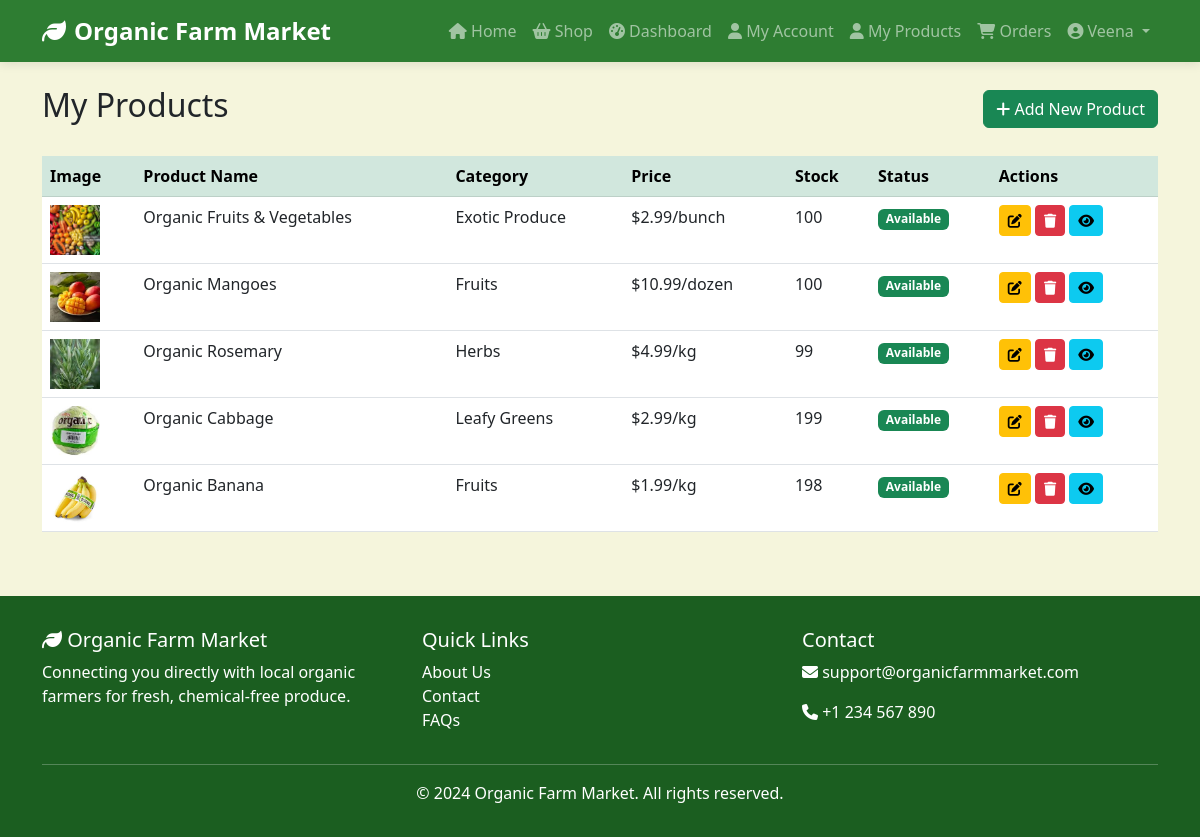
/products/farmer/products/ (signed in), run on the app's committed database.
### accounts/models.py (models this page shows, shortened)
class User(AbstractUser):
    USER_TYPE_CHOICES = (
        ('customer', 'Customer'),
        ('farmer', 'Farmer'),
    )
    user_type = models.CharField(max_length=10, choices=USER_TYPE_CHOICES, default='customer')
    phone = models.CharField(max_length=15, blank=True, null=True)
    profile_picture = models.ImageField(upload_to='profile_pics/', blank=True, null=True)
    address = models.TextField(blank=True, null=True)
    @property
    def is_farmer(self):
        return self.user_type == 'farmer'

### products/models.py (models this page shows, shortened)
class Product(models.Model):
    UNIT_CHOICES = (
        ('kg', 'Kilogram (kg)'),
        ('g', 'Gram (g)'),
        ('dozen', 'Dozen'),
        ('piece', 'Piece'),
        ('bunch', 'Bunch'),
    )
    farmer = models.ForeignKey(FarmerProfile, on_delete=models.CASCADE, related_name='products')
    category = models.ForeignKey(Category, on_delete=models.SET_NULL, null=True, related_name='products')
    name = models.CharField(max_length=100)
    slug = models.SlugField(unique=True, blank=True)
    description = models.TextField()
    price = models.DecimalField(max_digits=10, decimal_places=2)
    unit = models.CharField(max_length=10, choices=UNIT_CHOICES, default='kg')
    stock_quantity = models.PositiveIntegerField(default=0)
    image = models.ImageField(upload_to='products/', blank=True, null=True)
    is_organic_certified = models.BooleanField(default=True)
    is_available = models.BooleanField(default=True)
    created_at = models.DateTimeField(auto_now_add=True)
    updated_at = models.DateTimeField(auto_now=True)

class Category(models.Model):
    name = models.CharField(max_length=50)
    slug = models.SlugField(unique=True)
    icon_class = models.CharField(max_length=50, default='fas fa-leaf')
    class Meta:
        verbose_name_plural = 'Categories'

### products/views.py (the view)
# urls.py: path('farmer/products/', views.farmer_product_list, name='farmer_product_list'),
@login_required
@user_passes_test(is_farmer)
def farmer_product_list(request):
    farmer_profile = get_object_or_404(FarmerProfile, user=request.user)
    products = Product.objects.filter(farmer=farmer_profile).order_by('-created_at')
    context = {
        'products': products,
        'farmer': farmer_profile,
    }
    return render(request, 'products/farmer_product_list.html', context)

### cart/context_processors.py (called while the page is built)
def cart_count(request):
    if request.user.is_authenticated:
        cart = Cart.objects.filter(user=request.user).first()
        if cart:
            return {'cart_count': cart.total_items}
    return {'cart_count': 0}

### cart/models.py (called while the page is built)
    @property
    def total_items(self):
        return sum(item.quantity for item in self.items.all())

### products/views.py (called while the page is built)
def is_farmer(user):
    return user.is_authenticated and user.is_farmer

### templates/products/farmer_product_list.html
{% extends 'base.html' %}
{% block content %}
<div class="container mt-4">
    <div class="d-flex justify-content-between align-items-center mb-4">
        <h2>My Products</h2>
        <a href="{% url 'products:farmer_product_create' %}" class="btn btn-success">
            <i class="fas fa-plus"></i> Add New Product
        </a>
    </div>
    {% if products %}
        <div class="table-responsive">
            <table class="table table-hover">
                <thead class="table-success">
                    <tr>
                        <th>Image</th>
                        <th>Product Name</th>
                        <th>Category</th>
                        <th>Price</th>
                        <th>Stock</th>
                        <th>Status</th>
                        <th>Actions</th>
                    </tr>
                </thead>
                <tbody>
                    {% for product in products %}
                        <tr>
                            <td>
                                {% if product.image %}
                                    <img src="{{ product.image.url }}" width="50" height="50" style="object-fit: cover;">
                                {% else %}
                                    <i class="fas fa-carrot fa-2x text-muted"></i>
                                {% endif %}
                            </td>
                            <td>{{ product.name }}</td>
                            <td>{{ product.category.name|default:"Uncategorized" }}</td>
                            <td>${{ product.price }}/{{ product.unit }}</td>
                            <td>{{ product.stock_quantity }}</td>
                            <td>
                                {% if product.is_available %}
                                    <span class="badge bg-success">Available</span>
                                {% else %}
                                    <span class="badge bg-danger">Unavailable</span>
                                {% endif %}
                            </td>
                            <td>
                                <a href="{% url 'products:farmer_product_edit' product.id %}" class="btn btn-sm btn-warning">
                                    <i class="fas fa-edit"></i>
                                </a>
                                <a href="{% url 'products:farmer_product_delete' product.id %}" class="btn btn-sm btn-danger">
                                    <i class="fas fa-trash"></i>
                                </a>
                                <a href="{% url 'products:product_detail' product.slug %}" class="btn btn-sm btn-info" target="_blank">
                                    <i class="fas fa-eye"></i>
                                </a>
                            </td>
                        </tr>
                    {% endfor %}
                </tbody>
            </table>
        </div>
    {% else %}
        <div class="alert alert-info text-center">
            <i class="fas fa-info-circle"></i> You haven't added any products yet.
            <a href="{% url 'products:farmer_product_create' %}" class="alert-link">Add your first product</a>
        </div>
    {% endif %}
</div>
{% endblock %}

### templates/base.html (shortened to what this page needs)
<!DOCTYPE html>
<html lang="en">
<head>
    <link href="https://cdn.jsdelivr.net/npm/bootstrap@5.3.0/dist/css/bootstrap.min.css" rel="stylesheet">
    <link rel="stylesheet" href="https://cdnjs.cloudflare.com/ajax/libs/font-awesome/6.4.0/css/all.min.css">
</head>
<body>
    <nav class="navbar navbar-expand-lg navbar-dark">
        <div class="container">
            <a class="navbar-brand" href="{% url 'pages:home' %}">
                <i class="fas fa-leaf me-2"></i>Organic Farm Market
            </a>
            <div class="collapse navbar-collapse" id="navbarNav">
                <ul class="navbar-nav ms-auto">
                    <li class="nav-item">
                        <a class="nav-link" href="{% url 'pages:home' %}">
                            <i class="fas fa-home"></i> Home
                        </a>
                    </li>
                    <li class="nav-item">
                        <a class="nav-link" href="{% url 'products:product_list' %}">
                            <i class="fas fa-shopping-basket"></i> Shop
                        </a>
                    </li>
                    {% if user.is_authenticated %}
                        {% if user.is_farmer %}
                            <li class="nav-item">
                                <a class="nav-link" href="{% url 'accounts:farmer_dashboard' %}">
                                    <i class="fas fa-tachometer-alt"></i> Dashboard
                                </a>
                            </li>
                            <li class="nav-item">
                                <a class="nav-link" href="{% url 'accounts:customer_dashboard' %}">
                                    <i class="fas fa-user"></i> My Account
                                </a>
                            </li>
                            <li class="nav-item">
                                <a class="nav-link" href="{% url 'products:farmer_product_list' %}">
                                    <i class="fas fa-user"></i> My Products
                                </a>
                            </li>
                            <li class="nav-item">
                                <a class="nav-link" href="{% url 'orders:farmer_orders' %}">
                                    <i class="fas fa-shopping-cart"></i> Orders
                                </a>
                            </li>
                        {% endif %}
                        <li class="nav-item dropdown">
                            <a class="nav-link dropdown-toggle" href="#" id="userDropdown" role="button" data-bs-toggle="dropdown">
                                <i class="fas fa-user-circle"></i> {{ user.username }}
                            </a>
                        </li>
                    {% endif %}
                </ul>
            </div>
        </div>
    </nav>
    {% block content %}
    {% endblock %}
    <footer class="footer">
        <div class="container">
            <div class="row">
                <div class="col-md-4">
                    <h5><i class="fas fa-leaf"></i> Organic Farm Market</h5>
                    <p>Connecting you directly with local organic farmers for fresh, chemical-free produce.</p>
                </div>
                <div class="col-md-4">
                    <h5>Quick Links</h5>
                    <ul class="list-unstyled">
                        <li><a href="#" class="text-white text-decoration-none">About Us</a></li>
                        <li><a href="#" class="text-white text-decoration-none">Contact</a></li>
                        <li><a href="#" class="text-white text-decoration-none">FAQs</a></li>
                    </ul>
                </div>
                <div class="col-md-4">
                    <h5>Contact</h5>
                    <p><i class="fas fa-envelope"></i> support@organicfarmmarket.com</p>
                    <p><i class="fas fa-phone"></i> +1 234 567 890</p>
                </div>
            </div>
            <hr class="bg-light">
            <div class="text-center">
                <p class="mb-0">&copy; 2024 Organic Farm Market. All rights reserved.</p>
            </div>
        </div>
    </footer>
</body>
</html>

### templates/base.html (style rules this page uses)
:root { --primary-green: #2E7D32; --secondary-orange: #FFB74D; --light-beige: #F5F5DC; --dark-green: #1B5E20; }
body { font-family: 'Segoe UI', Tahoma, Geneva, Verdana, sans-serif; background-color: var(--light-beige); }
.navbar { background-color: var(--primary-green) !important; box-shadow: 0 2px 10px rgba(0,0,0,0.1); }
.navbar-brand { font-weight: bold; font-size: 1.5rem; }
.footer { background-color: var(--dark-green); color: white; padding: 2rem 0; margin-top: 3rem; }

### data on the page
User: username "Veena"
Product: image (picture), name "Organic Fruits & Vegetables", category.name "Exotic Produce", price "2.99", unit "bunch", stock_quantity "100", is_available "Available"
Product: image (picture), name "Organic Mangoes", category.name "Fruits", price "10.99", unit "dozen", stock_quantity "100", is_available "Available"
Product: image (picture), name "Organic Rosemary", category.name "Herbs", price "4.99", unit "kg", stock_quantity "99", is_available "Available"
Product: image (picture), name "Organic Cabbage", category.name "Leafy Greens", price "2.99", unit "kg", stock_quantity "199", is_available "Available"
Product: image (picture), name "Organic Banana", category.name "Fruits", price "1.99", unit "kg", stock_quantity "198", is_available "Available"
